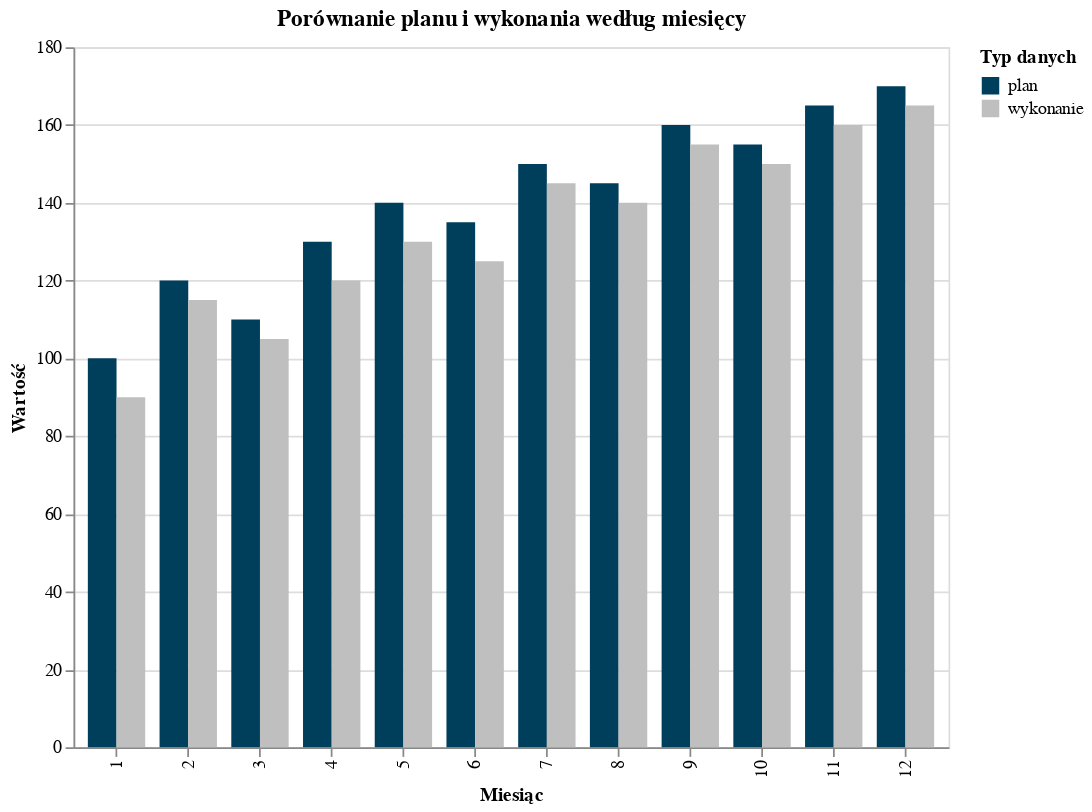

This figure's notebook cell:
### Code cell
import pandas as pd
import altair as alt

# Przykładowe dane wejściowe
df = pd.DataFrame({
    'miesiąc': list(range(1, 13)),
    'plan': [100, 120, 110, 130, 140, 135, 150, 145, 160, 155, 165, 170],
    'wykonanie': [90, 115, 105, 120, 130, 125, 145, 140, 155, 150, 160, 165]
})

# Przekształcenie do formatu długiego
df_melted = df.melt(id_vars='miesiąc', value_vars=['plan', 'wykonanie'],
                    var_name='Typ', value_name='Wartość')

# Konwersja miesiąca na tekst (Altair traktuje oś X jako nominalną)
df_melted['miesiąc'] = df_melted['miesiąc'].astype(str)

# Ustalenie porządku etykiet osi X od "1" do "12"
order_miesięcy = [str(m) for m in range(1, 13)]

# Wykres słupkowy
chart = alt.Chart(df_melted).mark_bar().encode(
    x=alt.X('miesiąc:N', title='Miesiąc', sort=order_miesięcy),
    y=alt.Y('Wartość:Q', title='Wartość'),
    color=alt.Color('Typ:N',
        title='Typ danych',
        scale=alt.Scale(
            domain=['plan', 'wykonanie'],
            range=['#003f5c', '#bfbfbf'] 
        )
    ),
    xOffset='Typ:N'
).properties(
    width=500,
    height=400,
    title='Porównanie planu i wykonania według miesięcy'
)

chart

### Figure 1 — Vega-Lite specification as saved in the notebook (floating-point values rounded to 4 significant figures)
{"config": {"view": {"continuousWidth": 300, "continuousHeight": 300}}, "data": {"name": "data-72994525ad99498415557166200539f9"}, "mark": {"type": "bar"}, "encoding": {"color": {"field": "Typ", "scale": {"domain": ["plan", "wykonanie"], "range": ["#003f5c", "#bfbfbf"]}, "title": "Typ danych", "type": "nominal"}, "x": {"field": "miesiąc", "sort": ["1", "2", "3", "4", "5", "6", "7", "8", "9", "10", "11", "12"], "title": "Miesiąc", "type": "nominal"}, "xOffset": {"field": "Typ", "type": "nominal"}, "y": {"field": "Wartość", "title": "Wartość", "type": "quantitative"}}, "height": 400, "title": "Porównanie planu i wykonania według miesięcy", "width": 500, "$schema": "https://vega.github.io/schema/vega-lite/v5.20.1.json", "datasets": {"data-72994525ad99498415557166200539f9": [{"miesiąc": "1", "Typ": "plan", "Wartość": 100}, {"miesiąc": "2", "Typ": "plan", "Wartość": 120}, {"miesiąc": "3", "Typ": "plan", "Wartość": 110}, {"miesiąc": "4", "Typ": "plan", "Wartość": 130}, {"miesiąc": "5", "Typ": "plan", "Wartość": 140}, {"miesiąc": "6", "Typ": "plan", "Wartość": 135}, {"miesiąc": "7", "Typ": "plan", "Wartość": 150}, {"miesiąc": "8", "Typ": "plan", "Wartość": 145}, {"miesiąc": "9", "Typ": "plan", "Wartość": 160}, {"miesiąc": "10", "Typ": "plan", "Wartość": 155}, {"miesiąc": "11", "Typ": "plan", "Wartość": 165}, {"miesiąc": "12", "Typ": "plan", "Wartość": 170}, {"miesiąc": "1", "Typ": "wykonanie", "Wartość": 90}, {"miesiąc": "2", "Typ": "wykonanie", "Wartość": 115}, {"miesiąc": "3", "Typ": "wykonanie", "Wartość": 105}, {"miesiąc": "4", "Typ": "wykonanie", "Wartość": 120}, {"miesiąc": "5", "Typ": "wykonanie", "Wartość": 130}, {"miesiąc": "6", "Typ": "wykonanie", "Wartość": 125}, {"miesiąc": "7", "Typ": "wykonanie", "Wartość": 145}, {"miesiąc": "8", "Typ": "wykonanie", "Wartość": 140}, {"miesiąc": "9", "Typ": "wykonanie", "Wartość": 155}, {"miesiąc": "10", "Typ": "wykonanie", "Wartość": 150}, {"miesiąc": "11", "Typ": "wykonanie", "Wartość": 160}, {"miesiąc": "12", "Typ": "wykonanie", "Wartość": 165}]}}
